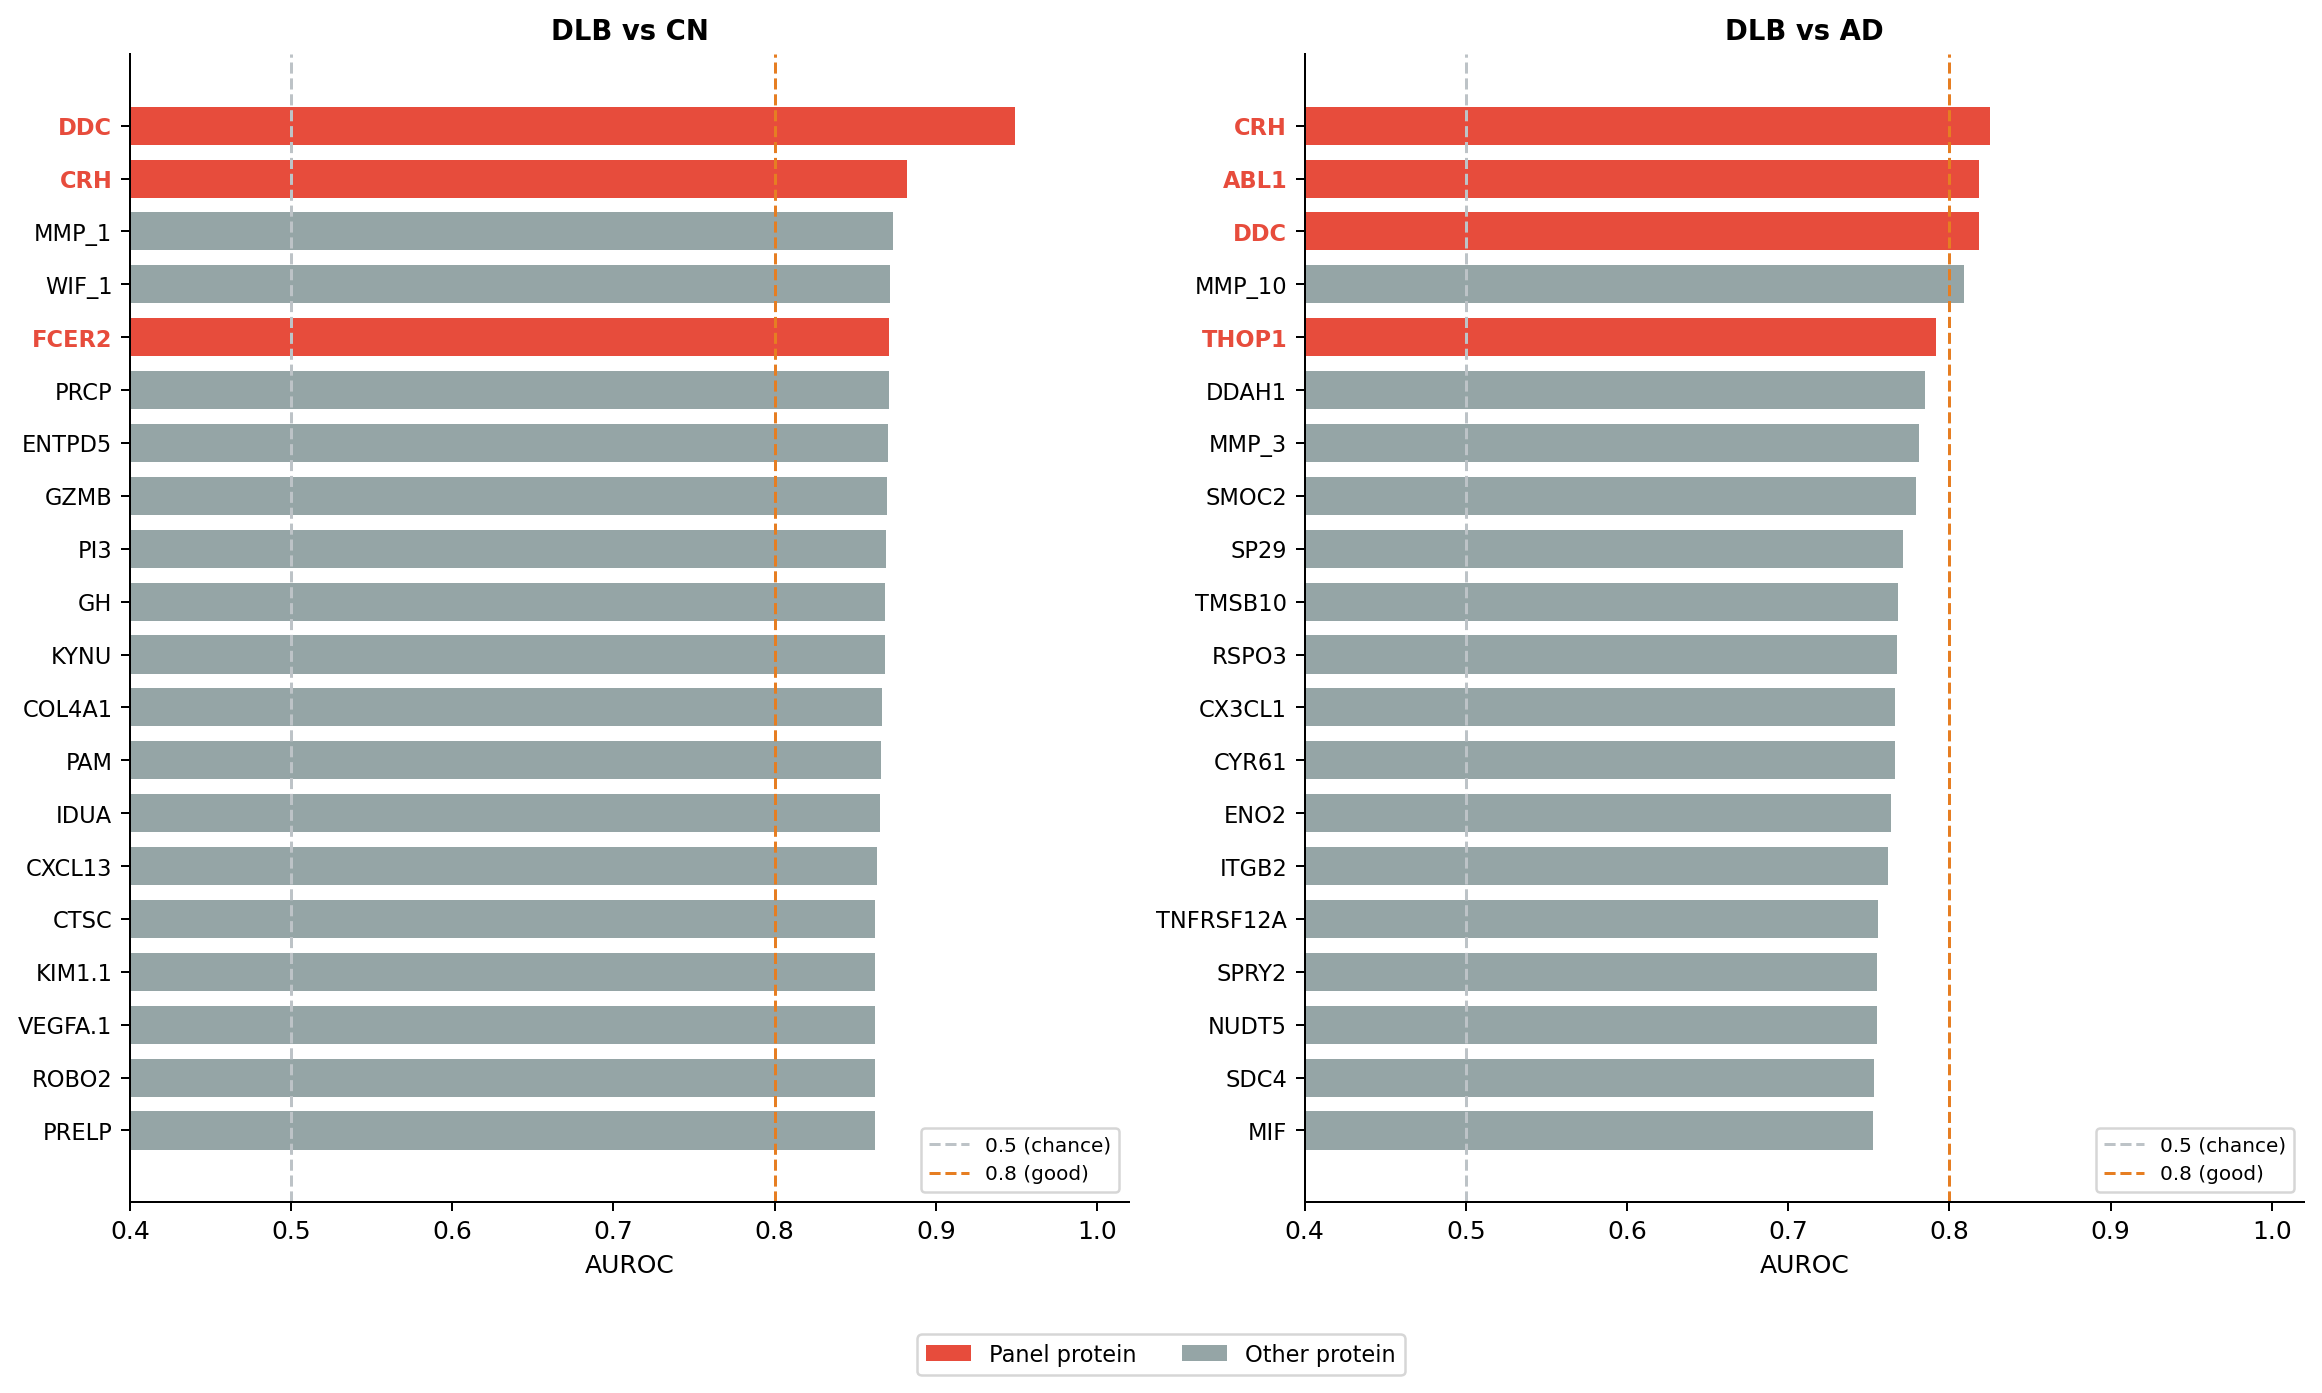

Write Python code to recreate this figure.
"""Generate a presentation-sized protein AUC figure (top 20) from cached JSON."""

from __future__ import annotations

import json
from pathlib import Path

import matplotlib.pyplot as plt
import pandas as pd

METRICS = Path(__file__).parents[3] / "results" / "metrics"
OUT = Path(__file__).parent / "protein_aucs_pres.png"
TOP_N = 20

PANEL_COLOR = "#e74c3c"
DEFAULT_COLOR = "#95a5a6"
STYLE = {
    "figure.dpi": 150,
    "font.size": 10,
    "axes.spines.top": False,
    "axes.spines.right": False,
}


def load(path: Path) -> pd.DataFrame:
    data = json.loads(path.read_text())
    key = "proteins" if "proteins" in data else list(data.keys())[0]
    records = data[key] if isinstance(data[key], list) else data[key]
    return (
        pd.DataFrame(records).sort_values("auc", ascending=False).reset_index(drop=True)
    )


auc_cn = load(METRICS / "protein_aucs_DLB_vs_CN.json")
auc_ad = load(METRICS / "protein_aucs_DLB_vs_AD.json")

with plt.rc_context(STYLE):
    fig, axes = plt.subplots(1, 2, figsize=(13, TOP_N * 0.28 + 2), sharey=False)

    for ax, auc_df, title in zip(axes, [auc_cn, auc_ad], ["DLB vs CN", "DLB vs AD"]):
        top = auc_df.head(TOP_N).copy()
        colors = [PANEL_COLOR if f else DEFAULT_COLOR for f in top["in_panel"]]

        ax.barh(
            range(len(top)), top["auc"], color=colors, edgecolor="none", height=0.72
        )
        ax.axvline(0.5, color="#bdc3c7", lw=1.2, ls="--", label="0.5 (chance)")
        ax.axvline(0.8, color="#e67e22", lw=1.2, ls="--", label="0.8 (good)")

        ax.set_yticks(range(len(top)))
        ax.set_yticklabels(top["protein"], fontsize=9)
        ax.invert_yaxis()
        ax.set_xlim(0.4, 1.02)
        ax.set_xlabel("AUROC", fontsize=10)
        ax.set_title(title, fontweight="bold", fontsize=11)
        ax.legend(fontsize=8, loc="lower right")

        for i, (_, row) in enumerate(top.iterrows()):
            if row["in_panel"]:
                ax.get_yticklabels()[i].set_color(PANEL_COLOR)
                ax.get_yticklabels()[i].set_fontweight("bold")

    from matplotlib.patches import Patch

    legend_elements = [
        Patch(facecolor=PANEL_COLOR, label="Panel protein"),
        Patch(facecolor=DEFAULT_COLOR, label="Other protein"),
    ]
    fig.legend(
        handles=legend_elements,
        loc="lower center",
        ncol=2,
        fontsize=9,
        bbox_to_anchor=(0.5, -0.02),
    )
    fig.tight_layout(rect=[0, 0.04, 1, 1])
    fig.savefig(OUT, dpi=180, bbox_inches="tight", facecolor="white")
    plt.close(fig)

print(f"Saved: {OUT}")
